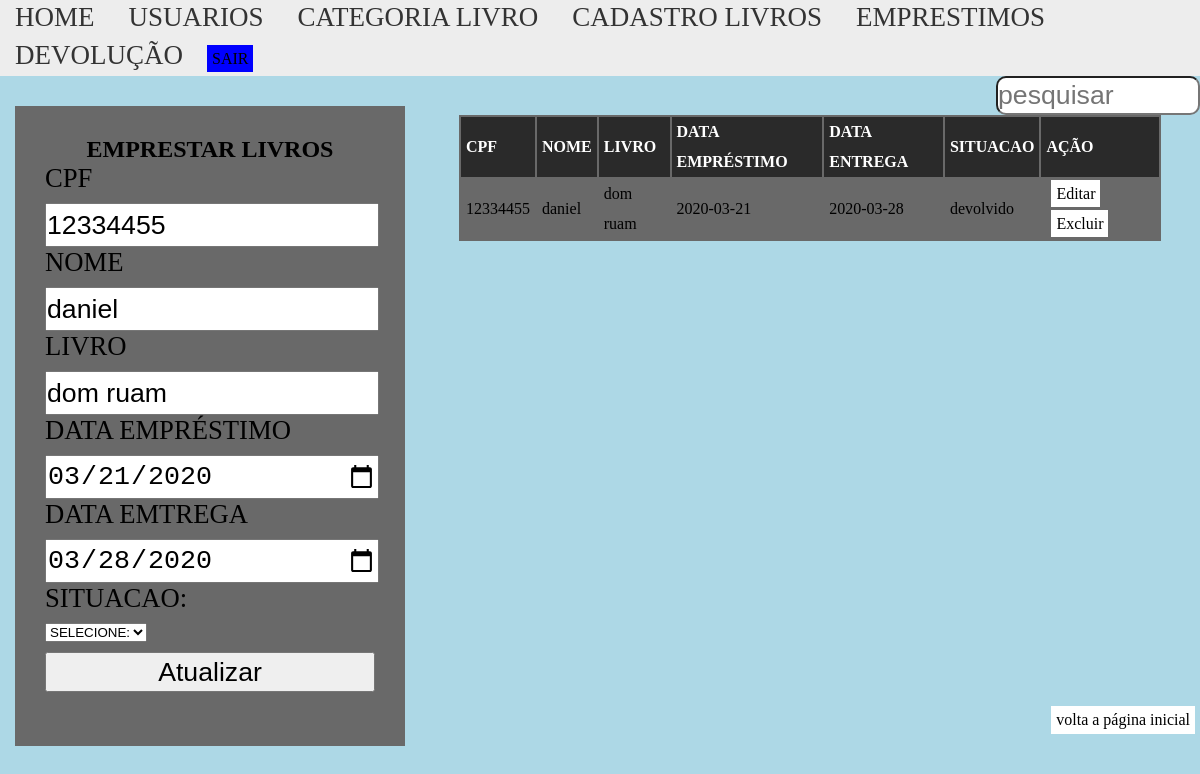
/emprestimoExterno.php?id_up=1 (signed in), run on the app's committed database.
### tables this page shows
CREATE TABLE `emprestimo` (
  `id` int(11) NOT NULL,
  `cpf` varchar(45) NOT NULL,
  `nome` varchar(45) NOT NULL,
  `livro` varchar(45) NOT NULL,
  `dataEmprestimo` date NOT NULL,
  `dataEmtrega` date NOT NULL,
  `situacao` varchar(45) NOT NULL
);

### classes/Emprestimo.php (called while the page is built, shortened)
<?php
class Emprestimo{
  private $pdo;
  public function __construct($dbname, $host, $user, $password)
  {
    try
    {
    $this->pdo = new PDO("mysql:dbname=".$dbname.";host=".$host,$user,$password );
    }
    catch(PDOException $e){
     echo "Erro com banco de dados:".$e->getMessage();
    }
    catch(Exception $e){
    echo "Erro genérico:".$e->getMessage();
    }
  }
   public function buscarDados()
   {
    $cmd = $this->pdo->query("SELECT * FROM emprestimo ORDER BY nome");
    $res = $cmd->fetchAll(PDO::FETCH_ASSOC);
    return $res;
   }
   public function buscarDadosEmprestimo($id)
   {
      $cmd = $this->pdo->prepare("SELECT * FROM emprestimo WHERE id = :id");
      $cmd->bindValue(":id", $id);
      $cmd->execute();
      $res = $cmd->fetch(PDO::FETCH_ASSOC);
      return $res;
   }
}
?>

### emprestimoExterno.php (the view, shortened to what this page needs)
<?php
require_once 'classes/Emprestimo.php';
$p = new Emprestimo("sistemalogin","localhost","root","");
?>
<!DOCTYPE html>
<html lang="pr-br">
<head>
	<link rel="stylesheet" type="text/css" href="CSS/Usuario_estilo.css">
 <link rel="stylesheet" type="text/css" href="CSS/Homes.css">
</head>
<body>
<nav id="menu">
    <ul>
        <li><a href="home.php">HOME</a></li>
        <li><a href="Usuarios_ext.php">USUARIOS</a></li>
        <li><a href="categoria_Livro.php">CATEGORIA LIVRO</a></li>
        <li><a href="areaPrivada.php">CADASTRO LIVROS</a></li>
        <li><a href="emprestimoExterno.php">EMPRESTIMOS</a></li>
        <li><a href="Devolucao.php">DEVOLUÇÃO</a></li>
<a href="sair.php" style="text-align: right;background-color: blue;"> SAIR </a>
    </ul>
</nav>
	<?php
	if(isset($_GET['id_up']))
	{
		$id_update = addslashes($_GET['id_up']);
		$res = $p->buscarDadosEmprestimo($id_update);
	}
	?>
	<section id="esquerda">
		<form method="POST">
			<h2>EMPRESTAR LIVROS</h2>
			<label for="cpf">CPF</label>
			<input type="text" name="cpf" id="cpf" value="<?php if(isset($res)){echo $res['cpf'];}?>">
			<label for="nome">NOME</label>
			<input type="text" name="nome" id="nome" value="<?php if(isset($res)){echo $res['nome'];}?>">
			<label for="livro">LIVRO</label>
			<input type="text" name="livro" id="livro" value="<?php if(isset($res)){echo $res['livro'];}?>">
			<label for="dataEmprestimo">DATA EMPRÉSTIMO</label>
			<input type="date" name="dataEmprestimo" id="dataEmprestimo" value="<?php if(isset($res)){echo $res['dataEmprestimo'];}?>">
			<label for="dataEmtrega">DATA EMTREGA</label>
			<input type="date" name="dataEmtrega" id="dataEmtrega" value="<?php if(isset($res)){echo $res['dataEmtrega'];}?>">
			<label for="situacao">SITUACAO:</label>
					<select type="situacao" name="situacao" value="<?php if(isset($res)){echo $res['situacao'];}?>">
						<option>SELECIONE:</option>
						<option>Devolvido</option></select>
			<input type="submit"
			value="<?php if(isset($res)){echo "Atualizar";}else{echo "Cadastrar";}?>">
		</form>
	</section>
	<section id="direita">
		<input type="text" name="" id="pesquisar" placeholder="pesquisar">
		<table>
			<tr id="titulo">
				<td>CPF</td>
				<td>NOME</td>
				<td>LIVRO</td>
				<td>DATA EMPRÉSTIMO</td>
				<td>DATA ENTREGA</td>
				<td>SITUACAO</td>
				<td>AÇÃO</td>
			</tr>
		<?php
		$dados = $p->buscarDados();
		if(count($dados) > 0)
		{
             for ($i=0; $i < count($dados); $i++)
             {
             	echo "<tr>";
             foreach ($dados[$i] as $k => $v)
             {
             	if($k != "id")
             	{
                    echo "<td>".$v."</td>";
             	}
              }
              ?>
              <td>
              	<a href="emprestimoExterno.php?id_up=<?php echo $dados[$i]['id'];?>">Editar</a>
              	<a href="emprestimoExterno.php?id=<?php echo $dados[$i]['id'];?>">Excluir</a>
              </td>
              <?php
              echo "</tr>";
            }
		   }else{
		   	echo "Ainda não há livros emprestados";
		   }
		?>
		</table>
	</section>
</body>
</html>
<a href="home.php" id="voltar">volta a página inicial</a>

### CSS/Usuario_estilo.css (style rules this page uses)
*, { padding: 0px; margin: 0px; font-family: arial; }
body { background-color: lightblue; }
label,input { display: block; line-height: 30px; height: 40px; outline: none; font-size: 20pt; width: 100%; }
form { width: 330px; background-color: rgba(105,105,105); padding: 30px; margin: 30px auto; height: 580px; }
input[type="submit"] { margin-top: 10px; cursor: pointer; }
#esquerda { width: 35%; height: 640px; float: left; }
#direita { width: 65%; height: 630px; float: left; }
table { background-color: rgba(105,105,105); width: 90%; margin:30px auto; }
tr { line-height: 30px; }
tr#titulo { font-weight: bold; background-color: rgba(0,0,0,.6); color: white; }
td { padding: 0px 5px; }
a { background-color: white; color: black; padding: 5px; margin: 0px 5px; text-decoration: none; }
h2 { text-align: center; }
#pesquisar { width: 200px; float: right; border-radius: 10px; height: 35px; }
#voltar { float: right; }

### CSS/Homes.css (style rules this page uses)
* { margin: 0; padding: 0; }
#menu ul { padding:0px; margin:0px; background-color:#EDEDED; list-style:none; }
#menu ul li { font-size: 27px; display: inline; }
#menu ul li a { padding: 2px 10px; display: inline-block; background-color:#EDEDED; color: #333; text-decoration: none; border-bottom:3px solid #EDEDED; }

### data on the page
emprestimo: cpf "12334455", nome "daniel", livro "dom ruam", dataEmprestimo "03/21/2020", dataEmtrega "03/28/2020", situacao "SELECIONE:", dataEmprestimo "2020-03-21", dataEmtrega "2020-03-28", situacao "devolvido"
